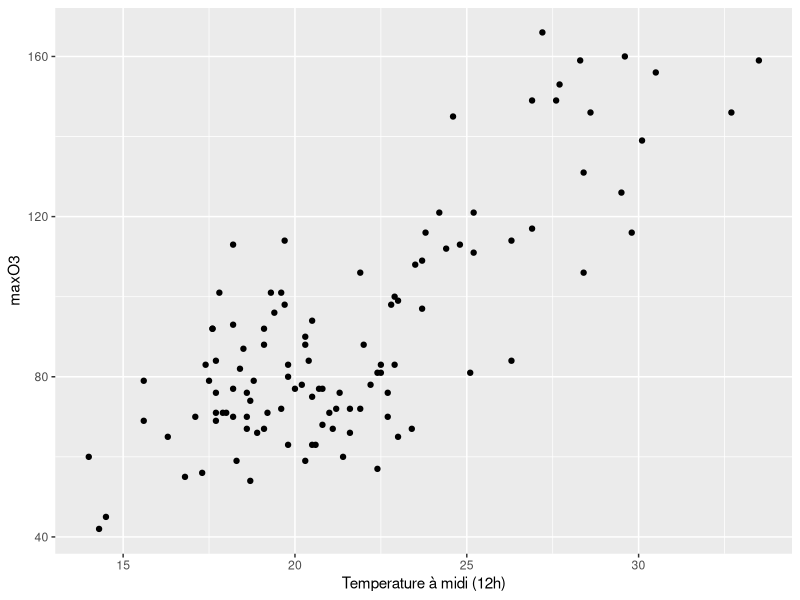
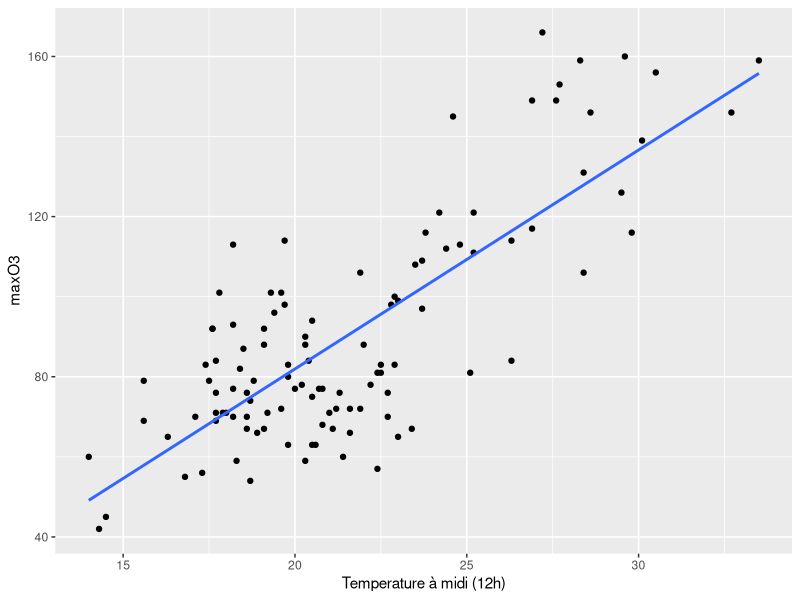
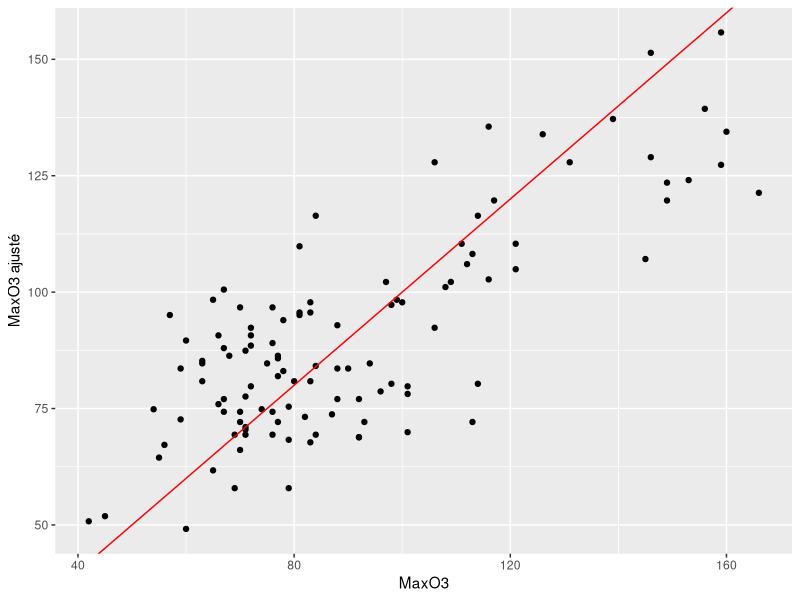
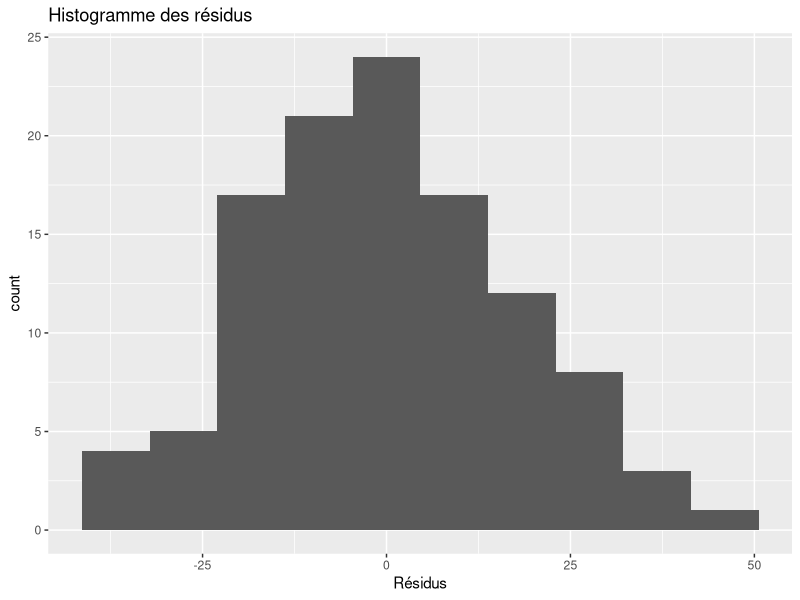

These figures' R source, in order:
library(ggplot2)

data <- read.table('ozone.txt', header=TRUE, sep=';', dec = ',')

ggplot(data, aes(x=T12, y=maxO3))+
         geom_point()+
         xlab('Temperature à midi (12h)')+
         ylab('maxO3')


# regression lineaire simple

reg_lin = lm(maxO3~T12, data = data)
# print(reg_lin)

summary(reg_lin)

ggplot(data, aes(x=T12, y=maxO3))+
  geom_point()+
  geom_smooth(method = "lm", se=FALSE)+
  xlab('Temperature à midi (12h)')+
  ylab('maxO3')
  
# valeurs ajustées en fonction des valeurs observées 
data$maxO3_ajust_s <- reg_lin$fit

ggplot(data, aes(x=maxO3,y=maxO3_ajust_s))+
  geom_point()+
  geom_abline(intercept=0,slope=1, color = 'red')+ # (Y=X --> Modele parfait)
  xlab("MaxO3")+
  ylab("MaxO3 ajusté")

# Représentez les résidus du modèle
data$residu_s = reg_lin$residuals

ggplot(data, aes(x=residu_s))+
  geom_histogram(bins = 10)+
  ggtitle('Histogramme des résidus')+
  xlab("Résidus")

# Predictions
a_prevoir <- data.frame(T12=19)
print(a_prevoir)
maxO3_prev <- predict(reg_lin,a_prevoir)
cat("Prediction pour une T12 de 19 :",round(maxO3_prev, digits=2))

